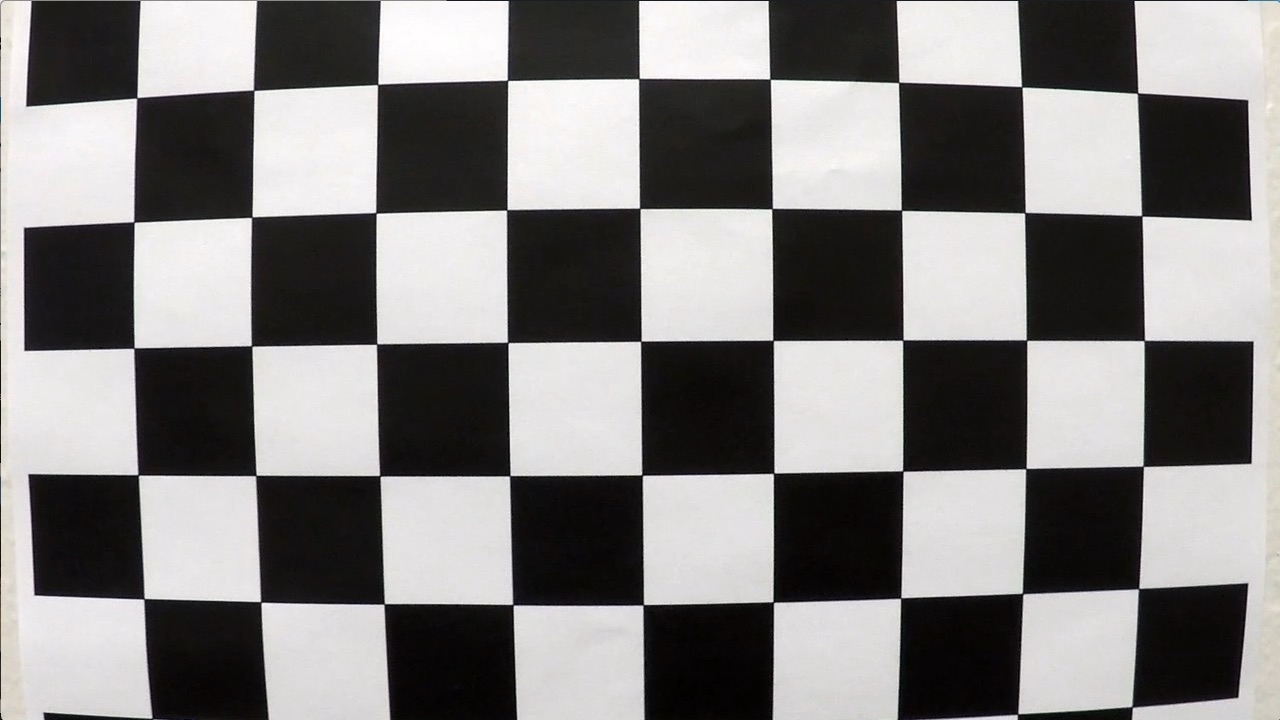
#> input picture calibration1.jpg, 1280 x 720 px; its folder holds 4 pictures in this run
$ python calibration.py
#> lines starting #> are read from the running program, lines starting #| are printed output that depends on the picture
import glob
import os

import cv2
import numpy as np

rows = 9
cols = 6
criteria = (cv2.TERM_CRITERIA_MAX_ITER + cv2.TERM_CRITERIA_EPS, 30, 0.001)
objectPoints = np.zeros((rows * cols, 3), np.float32)
objectPoints[:, :2] = np.mgrid[0:rows, 0:cols].T.reshape(-1, 2)
objectPointsArray = []
imgPointsArray = []
example = None

for path in sorted(glob.glob('calibration*.jpg')):
    img = cv2.imread(path)
#> img is the input picture: shape (720, 1280, 3); mean B, G, R 127.8, 128.4, 130.1
    img = cv2.resize(img, (1280, 720))
    gray = cv2.cvtColor(img, cv2.COLOR_BGR2GRAY)
    ret, corners = cv2.findChessboardCorners(gray, (rows, cols), None)
#> ret = False; corners = None
    if ret:
        corners = cv2.cornerSubPix(gray, corners, (11, 11), (-1, -1), criteria)
        objectPointsArray.append(objectPoints)
        imgPointsArray.append(corners)
        if example is None:
            example = img.copy()

if not objectPointsArray:
    raise RuntimeError('Nisu pronadjeni uglovi sahovske table.')

ret, mtx, dist, rvecs, tvecs = cv2.calibrateCamera(
    objectPointsArray, imgPointsArray, gray.shape[::-1], None, None
)
os.makedirs('outputs/calibration', exist_ok=True)
np.savez('outputs/calibration/calib.npz', mtx=mtx, dist=dist, rvecs=rvecs, tvecs=tvecs)

error = 0
for i in range(len(objectPointsArray)):
    imgPoints, _ = cv2.projectPoints(objectPointsArray[i], rvecs[i], tvecs[i], mtx, dist)
    measured = imgPointsArray[i].reshape(-1, 2)
    projected = imgPoints.reshape(-1, 2)
    error += cv2.norm(measured, projected, cv2.NORM_L2) / len(projected)

undistortedImg = cv2.undistort(example, mtx, dist, None, mtx)
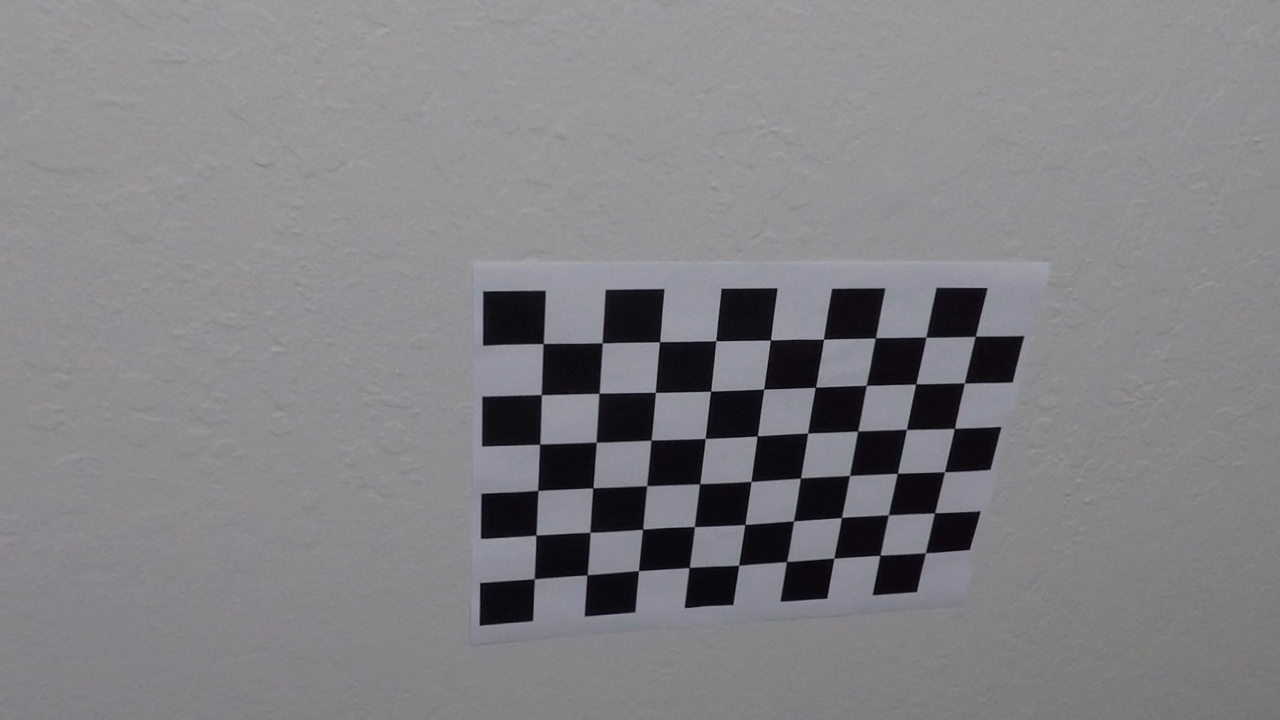
#> undistortedImg: shape (720, 1280, 3); mean B, G, R 133.4, 129.6, 130.5
cv2.imwrite('outputs/calibration/comparison.jpg', np.hstack((example, undistortedImg)))
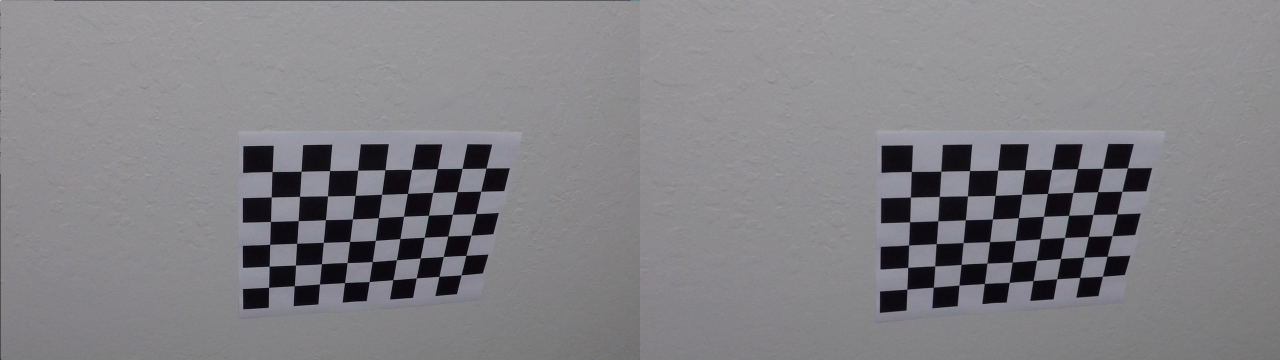
#> saved as comparison.jpg: shape (720, 2560, 3) (shown at 1/2 size); mean B, G, R 133.2, 129.5, 130.4
print('Calibration images:', len(objectPointsArray))
print('Total error:', error / len(objectPointsArray))
print('RMS:', ret)
